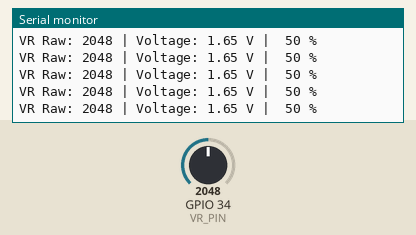
This sketch was run on a simulated ESP32. On the bench: the last lines printed to the serial monitor. The inputs (shaded band) are chosen by the test bench; at power-on: GPIO 34 (VR_PIN) = 2048.

Above: at 1.2 s.
1.3 s: GPIO 34 (VR_PIN) set to 1031
At 1.56 s:
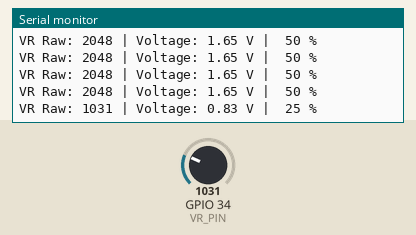
2.8 s: GPIO 34 (VR_PIN) set to 932
At 2.96 s:
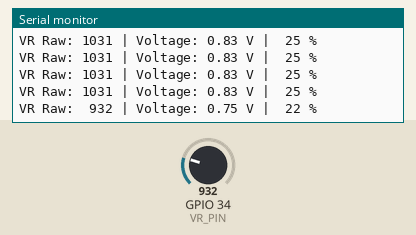
4.7 s: GPIO 34 (VR_PIN) set to 436
At 4.76 s:
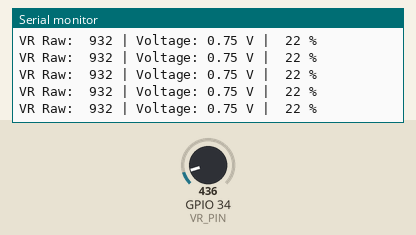
6.2 s: GPIO 34 (VR_PIN) set to 380
At 6.37 s:
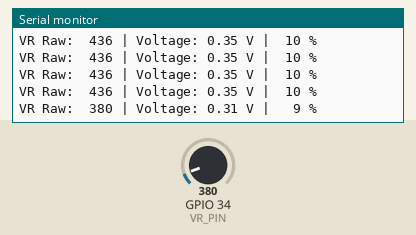
10.1 s: GPIO 34 (VR_PIN) set to 8
At 10.37 s:
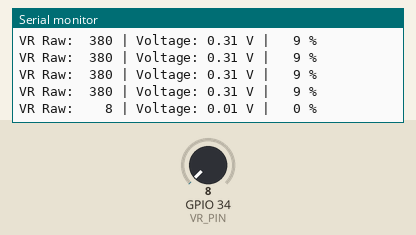
11.6 s: GPIO 34 (VR_PIN) set to 11
At 11.78 s:
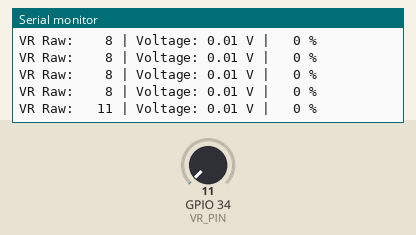

Measured:
- the behaviour switches between 1000 and 999 on GPIO 34 (VR_PIN) (found by bisection; images 1 and 2)
- the behaviour switches between 410 and 409 on GPIO 34 (VR_PIN) (found by bisection; images 3 and 4)
- the behaviour switches between 9 and 10 on GPIO 34 (VR_PIN) (found by bisection; images 5 and 6)
- after the input at 1.3 s, the serial monitor: prints a new line after 0.10 s (image 1)
- after the input at 2.8 s, the serial monitor: prints a new line at once (image 2)
- after the input at 6.2 s, the serial monitor: prints a new line at once (image 4)
- after the input at 10.1 s, the serial monitor: prints a new line after 0.12 s (image 5)
- after the input at 11.6 s, the serial monitor: prints a new line at once (image 6)

The sketch:

04_AnalogRead_VR.ino
```cpp
// ============================================================
//  SKU-1015 ESP32 Breakout Board — 04 Analog Read (VR)
//  อ่านค่า VR (Potentiometer) บนบอร์ด = GPIO34
//  ADC 12-bit: ค่า 0-4095 เทียบแรงดัน 0-3.3V
// ============================================================

#define VR_PIN 34   // VR บนบอร์ด (Input-only)

void setup() {
  Serial.begin(115200);
  pinMode(VR_PIN, INPUT);
  Serial.println("Turn the VR knob!");
}

void loop() {
  int raw = analogRead(VR_PIN);            // อ่านค่า 0-4095
  float volt = raw * 3.3 / 4095.0;         // แปลงเป็นโวลต์
  int percent = map(raw, 0, 4095, 0, 100); // แปลงเป็นเปอร์เซ็นต์

  Serial.printf("VR Raw: %4d | Voltage: %.2f V | %3d %%\n",
                raw, volt, percent);
  delay(200);
}
```
